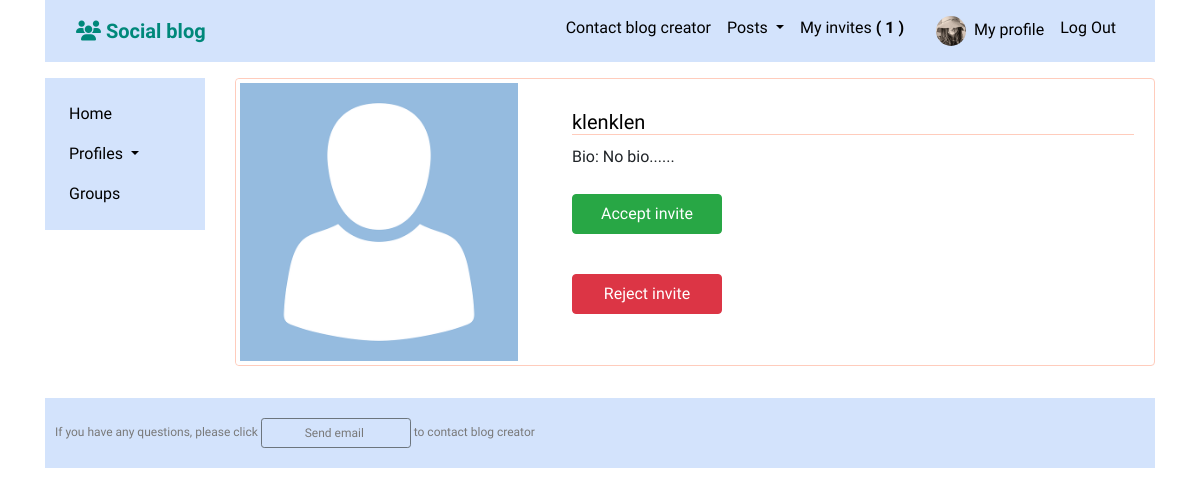
The app's page /profiles/my_invites/ (signed in) with its own data.
### profiles/models.py (models this page shows, shortened)
class Profile(models.Model):
    first_name = models.CharField(max_length=100, blank=True)
    last_name = models.CharField(max_length=100, blank=True)
    user = models.OneToOneField(User, on_delete=models.CASCADE)
    bio = models.TextField(default='No bio...')
    friends = models.ManyToManyField(User, related_name='friends', blank=True)
    email = models.EmailField(max_length=200, blank=True)
    country = models.CharField(max_length=200,blank=True)
    avatar = models.ImageField(default='avatar.png', upload_to='avatars/')
    slug = models.SlugField(unique=True, blank=True)
    updated = models.DateTimeField(auto_now=True)
    created = models.DateTimeField(auto_now_add=True)
    objects = ProfileManager()
    def get_absolute_url(self):
        return reverse('profiles:profile_detail_view', kwargs={'slug': self.slug})
    __initial_first_name = None
    __initial_last_name = None
    def __init__(self, *args, **kwargs):
        super().__init__(*args, **kwargs)
        self.__initial_first_name = self.first_name
        self.__initial_last_name = self.last_name
    class Meta:
        ordering = ['-created',]

### profiles/views.py (the view)
# urls.py: path('my_invites/', views.invites_received_view, name='my_invites_view'),
@login_required
def invites_received_view(request):
    profile = Profile.objects.get(user=request.user)
    qs = Relationship.objects.invitations_received(profile)
    results = list(map(lambda x: x.sender, qs))
    is_empty = False
    if len(results) == 0:
        is_empty = True
    context = {
        'qs': results,
        'is_empty': is_empty,
    }
    return render(request, 'profiles/my_invites.html', context)

### profiles/context_processors.py (called while the page is built)
def profile_pic(request):
    if request.user.is_authenticated:
        profile_obj = Profile.objects.get(user=request.user)
        pic = profile_obj.avatar
        return {'picture': pic}
    return {}

def invitations_no_rec(request):
    if request.user.is_authenticated:
        profile_obj = Profile.objects.get(user=request.user)
        qs_count = Relationship.objects.invitations_received(profile_obj).count()
        return {'invitations_no': qs_count}
    return {}

### profiles/models.py (called while the page is built)
    def invitations_received(self, receiver):
        qs = Relationship.objects.filter(receiver=receiver, status='send')
        return qs

### profiles/templates/profiles/my_invites.html (shortened to what this page needs)
<!DOCTYPE html>
{% extends 'base.html' %}
{% block content %}
  {% for obj in qs %}
    <div class="card mb-3">
      <div class="row g-0">
        <div class="col-md-4 d-flex align-items-center">
          <a href="{{obj.get_absolute_url}}" ><img class="img-thumbnail" src="{{obj.avatar.url}}"></a>
        </div>
        <div class="col-md-8 d-flex align-items-center">
          <div class="card-body">
            <a href="{{obj.get_absolute_url}}"><h5 class="card-title profile_name">{{obj.user}}</h5></a>
            <h6 class="card-text">Bio: {{obj.bio|slice:100}}...</h6>
            <form method="post" action="{% url 'profiles:accept_invite' %}">
              <button class="btn btn-success" type="submit">Accept invite</button>
            </form>
            <form method="post" action="{% url 'profiles:reject_invite' %}">
              <button class="btn btn-danger" type="submit">Reject invite</button>
            </form>
          </div>
        </div>
      </div>
    </div>
  {% endfor %}
{% endblock content %}

### static/social_blog/css/master.css (style rules this page uses)
a { color: rgb(0, 0, 0); }
.btn { margin-bottom: 20px; margin-top: 20px; width: 150px; height: 40px; }
.card-title { border-bottom: 1px solid #FFCCBC; }
.card { margin-bottom: 20px; background-color: white; border: 1px solid#FFCCBC; }
.img-thumbnail { border: none; background: white; }
.post_content, .profile_name, .line_content { border-bottom: 1px solid #FFCCBC; }

### records on screen
Profile: avatar (placeholder picture), user "klenklen", bio "No bio..."

### other values on screen
{{ invitations_no }} "1"
